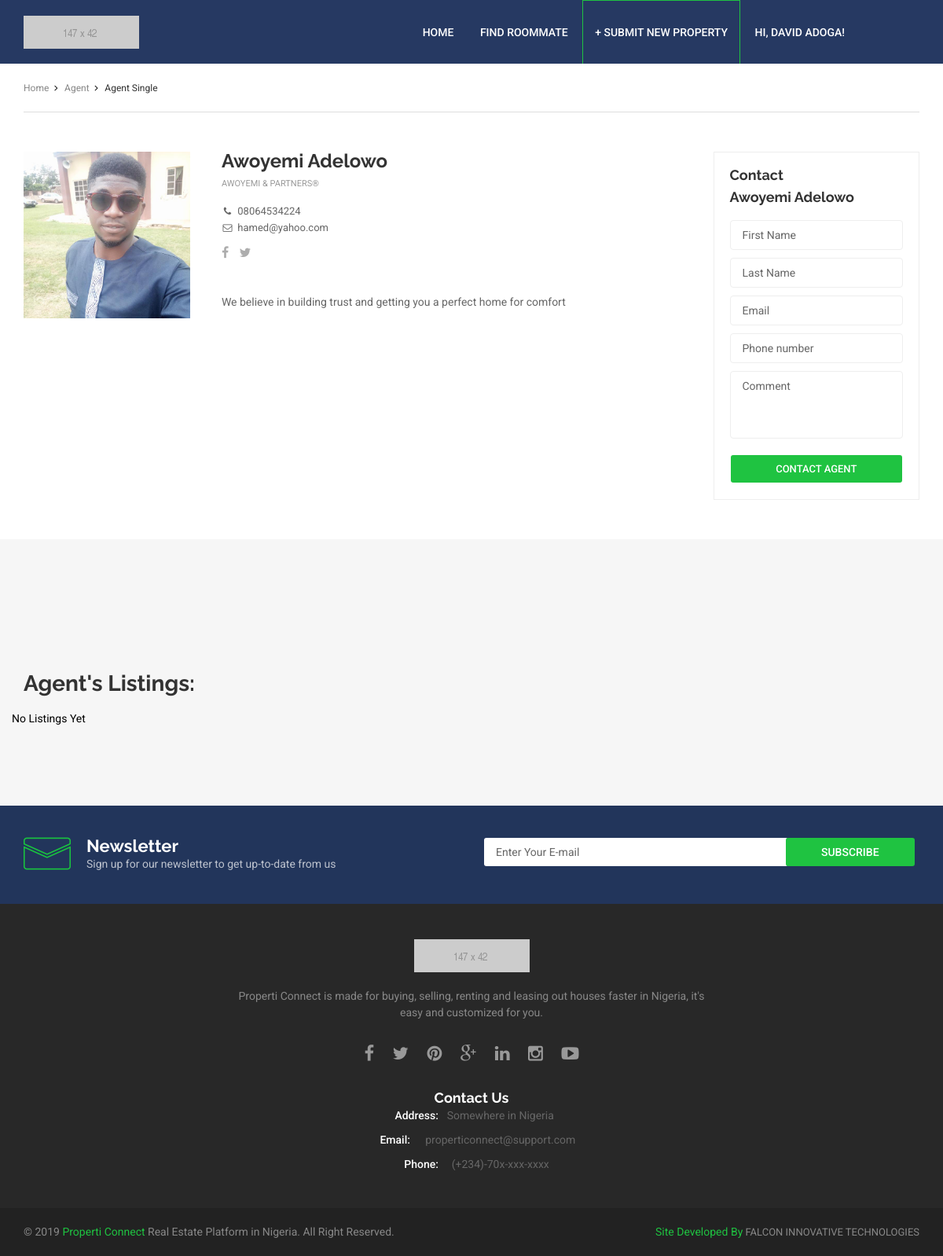
Page /agents_single.php?usrid=4 (signed in) on the committed database.
### tables this page shows
CREATE TABLE `agents` (
  `id` int(11) NOT NULL,
  `fname` varchar(100) NOT NULL,
  `lname` varchar(100) NOT NULL,
  `email` varchar(100) NOT NULL,
  `businessName` varchar(100) NOT NULL,
  `phone` varchar(11) NOT NULL,
  `address` text NOT NULL,
  `about` text NOT NULL,
  `twitter` varchar(100) NOT NULL,
  `facebook` varchar(100) NOT NULL,
  `password` varchar(100) NOT NULL,
  `clearance` int(1) NOT NULL,
  `package` varchar(100) NOT NULL,
  `profile_pic` varchar(200) NOT NULL,
  `date` date NOT NULL
);

### agents_single.php (the view, shortened to what this page needs)
<?php
require 'assets/includes/core.inc.php';
require 'assets/includes/connect.php';
$agent_id = $_GET['usrid'];
?>
<!DOCTYPE html>
<html lang="en" class="no-js">
    <head>
        <link rel="stylesheet" href="assets/css/plugins.css">
        <link rel="stylesheet" href="assets/css/style.css">
    </head>
    <body>
        <header class="header header--blue">
            <div class="container">
                <div class="header__main">
                    <div class="header__logo">
                        <a href="index.php">
                            <img src="assets/images/uploads/logo.png" alt="Properti Connect">
                        </a>
                    </div>
                    <div class="header__menu header__menu--v1">
                        <ul class="header__nav">
                            <li class="header__nav-item">
                                <a href="index.php" class="header__nav-link">Home</a>
                            </li>
                            <li class="header__nav-item">
                                <a href="student/index.html" class="header__nav-link">Find Roommate</a>
                            </li>
                            <li class="header__nav-item"><a href="submit_property.php" class="header__nav-link header__cta--outline">&plus; Submit New Property</a></li>
                            <?php if (!loggedin()) { ?>
                                <li class="header__nav-item"><a href="sign_up.php" class="header__nav-link">SIGN UP | JOIN</a></li>
                            <?php } else { ?>
                                <li class="header__nav-item">
                                    <a href="#" class="header__nav-link">Hi, <?php echo get_profile_name(); ?>!</a>
                                </li>
                            <?php } ?>
                        </ul>
                    </div>
                </div>
            </div>
        </header>
        <section class="single agents-single">
            <div class="container">
                <ul class="ht-breadcrumbs ht-breadcrumbs--y-padding ht-breadcrumbs--b-border ht-breadcrumbs--b-margin">
                    <li class="ht-breadcrumbs__item"><a href="#" class="ht-breadcrumbs__link"><span class="ht-breadcrumbs__title">Home</span></a></li>
                    <li class="ht-breadcrumbs__item"><a href="#" class="ht-breadcrumbs__link"><span class="ht-breadcrumbs__title">Agent</span></a></li>
                    <li class="ht-breadcrumbs__item"><span class="ht-breadcrumbs__page">Agent Single</span></li>
                </ul>
                <div class="single__wrapper agents-single__wrapper">
                    <div class="row">
                        <div class="col-md-9">
                            <div class="single__inner agents-single__inner">
                                <?php populate_single_agent($agent_id); ?>
                            </div>
                        </div>
                        <?php
                        $query = "SELECT * FROM `agents` WHERE `id`='$agent_id'";
                        $query_run = mysqli_query($con, $query);
                        $row = mysqli_fetch_array($query_run)
                        ?>
                        <div class="col-md-3">
                            <form  method = "POST" action="assets/includes/contact_agent_single_form.php?usr_iD=<?php echo $row['id']; ?>" class="contact-form contact-form--bordered agents-single__contact-from">
                                <div class="contact-form__header">
                                    <h3 class="contact-form__title">Contact<p><p><?php echo $row['fname'].' '.$row['lname']; ?></p></h3>
                                </div>
                                <div class="contact-form__body">
                                    <input type="text" class="contact-form__field" placeholder="First Name" name="fname" required>
                                    <input type="text" class="contact-form__field" placeholder="Last Name" name="lname" required>
                                    <input type="email" class="contact-form__field" placeholder="Email" name="email" required>
                                    <input type="tel" class="contact-form__field" placeholder="Phone number" name="phone">
                                    <textarea class="contact-form__field contact-form__comment" cols="30" rows="4" placeholder="Comment" name="comment" required></textarea>
                                </div>
                                <div class="contact-form__footer">
                                    <input type="submit" class="contact-form__submit" name="submit_contact_form" value="Contact Agent">
                                </div>
                            </form>
                        </div>
                    </div>
                </div>
            </div>
        </section>
        <section class="item-grid">
            <div class="container" >
                <div class="row">
                    <h2 style="margin-left:15px; margin-bottom:20px;">Agent's Listings:</h2>
                     <div style="max-height: 900px; overflow-y: scroll;">
                    <?php
                        populate_listings_for_single_agent($agent_id);
                    ?>
                    </div>
                    </div>
            </div>
        </section>
        <section class="newsletter">
            <div class="container">
                <div class="row">
                    <div class="col-md-6 newsletter__content">
                        <img src="assets/images/icon_mail.png" alt="Newsletter" class="newsletter__icon">
                        <div class="newsletter__text-content">
                            <h2 class="newsletter__title">Newsletter</h2>
                            <p class="newsletter__desc">Sign up for our newsletter to get up-to-date from us</p>
                        </div>
                    </div>
                    <div class="col-md-6">
                        <form action="index.php" class="newsletter__form">
                            <input type="email" class="newsletter__field" placeholder="Enter Your E-mail">
                            <button type="submit" class="newsletter__submit">Subscribe</button>
                        </form>
                    </div>
                </div>
            </div>
        </section>
        <footer class="footer">
   <div class="footer__main footer__main--v2">
    <div class="container">
     <div class="footer__logo">
      <img src="images/uploads/logo.png" alt="ReaLand">
    </div>
    <p class="footer__desc">Properti Connect is made for buying, selling, renting and leasing out houses faster in Nigeria, it's easy and customized for you.</p>
    <ul class="footer__social">
      <li><a href="#"><i class="fa fa-facebook" aria-hidden="true"></i></a></li>
      <li><a href="#"><i class="fa fa-twitter" aria-hidden="true"></i></a></li>
      <li><a href="#"><i class="fa fa-pinterest" aria-hidden="true"></i></a></li>
      <li><a href="#"><i class="fa fa-google-plus" aria-hidden="true"></i></a></li>
      <li><a href="#"><i class="fa fa-linkedin" aria-hidden="true"></i></a></li>
      <li><a href="#"><i class="fa fa-instagram" aria-hidden="true"></i></a></li>
      <li><a href="#"><i class="fa fa-youtube-play" aria-hidden="true"></i></a></li>
    </ul>
    <p></p><br>
    <h3 class="footer__title" style="color: #ffffff; margin-bottom: 3px;">Contact Us</h3>
    <ul class="footer__list">
      <li><span class="footer--highlighted"  style="color: #ffffff;">Address:</span> <a >Somewhere in Nigeria</a></li>
      <li><span class="footer--highlighted" style="color: #ffffff;">Email:</span> <a href="mailto:ReaLand@support.com">properticonnect@support.com</a></li>
      <li><span class="footer--highlighted" style="color: #ffffff;">Phone:</span> <a href="tel:+8802993999">(+234)-70x-xxx-xxxx</a></li>
    </ul>
  </div>
</div>
<div class="footer__copyright footer__copyright--v2">
  <div class="container">
   <div class="footer__copyright-inner">
    <p class="footer__copyright-desc">
     &copy; 2019 <span class="footer--highlighted-v2">Properti Connect</span> Real Estate Platform in Nigeria. All Right Reserved.
   </p>
   <ul class="footer__copyright-list">
     <li><span class="footer--highlighted-v2">Site Developed By</span><a href="www.falconinnotech.com" target="blank"> Falcon Innovative Technologies</a></li>
   </ul>
 </div>
</div>
</div>
</footer>
    </body>
</html>

### assets/includes/core.inc.php (shortened to what this page needs)
<?php
function loggedin() {
    if (isset($_SESSION['id']) && !empty($_SESSION['id'])) {
        return true;
    } else {
        return false;
    }
}
function get_profile_name() {
    require 'connect.php';
    $query = "SELECT `fname`, `lname` FROM `agents` WHERE id = '" . $_SESSION['id'] . "' LIMIT 1";
    if ($query_run = mysqli_query($con, $query)) {
        if ($result = mysqli_fetch_assoc($query_run)) {
            return $result['fname']." ".$result['lname'];
        }
    }
}
            ?>
            <?php
function populate_listings_for_single_agent($agentid){
    require 'connect.php';
    $query = "SELECT * FROM `property_details` WHERE `prop_status` ='Approved' AND `agent_id`='$agentid' ORDER BY `prop_id` DESC";
    $query_run = mysqli_query($con, $query);
    $query_row = mysqli_num_rows($query_run);
    if ($query_row == 0) {
        echo "No Listings Yet";
    }
}
                ?>
            <?php
function populate_single_agent($agent_id) {
    require 'connect.php';
    $query = "SELECT * FROM `agents` WHERE `id`='$agent_id'";
    $query_run = mysqli_query($con, $query);
    while ($row = mysqli_fetch_array($query_run)) {
        ?>
        <div class="single__avatar agents-single__avatar">
            <img src="<?php
            if ($row['profile_pic'] == "profile_pic_goes_here") {
                echo "assets/images/noimage.jpg";
            } else if ($row['profile_pic'] == ".." . substr($row['profile_pic'], 2)) {
                echo "assets/" . substr($row['profile_pic'], 3);
            } else {
                echo $row['profile_pic'];
            }
            ?>" alt="<?php echo $row['fname']; ?>">
        </div>
        <div class="single__detail agents-single__detail">
            <h3 class="agents-single__name"><?php echo $row['fname']." ".$row['lname']; ?></h3>
            <span class="famous-agents__position"><?php echo $row['businessName']; ?>®</span>
            <ul class="famous-agents__contact agents-single__contact">
                <li class="famous-agents__phone"><i class="fa fa-phone fa-fw" aria-hidden="true"></i><a href="tel:<?php echo $row['phone']; ?>"><?php echo $row['phone']; ?></a></li>
                <li class="famous-agents__email"><i class="fa fa-envelope-o fa-fw" aria-hidden="true"></i><a href="mailto:<?php echo $row['email']; ?>"><?php echo $row['email']; ?></a></li>
            </ul>
            <ul class="agency__social agents-single__social">
                <li><a href="<?php echo $row['facebook']; ?>"><i class="fa fa-facebook" aria-hidden="true"></i></a></li>
                <li><a href="<?php echo $row['twitter']; ?>"><i class="fa fa-twitter" aria-hidden="true"></i></a></li>
            </ul>
            <p class="agents-single__desc">
                <?php echo $row['about']; ?>
            </p>
        </div>
        <?php
    }
}
?>

### rows in the picture
agents: get_profile_name() "DAVID ADOGA"
agents: profile_pic (picture), fname "Awoyemi", lname "Adelowo", businessName "AWOYEMI & PARTNERS", phone "08064534224", email "hamed@yahoo.com", about "We believe in building trust and getting you a perfect home for comfort"
